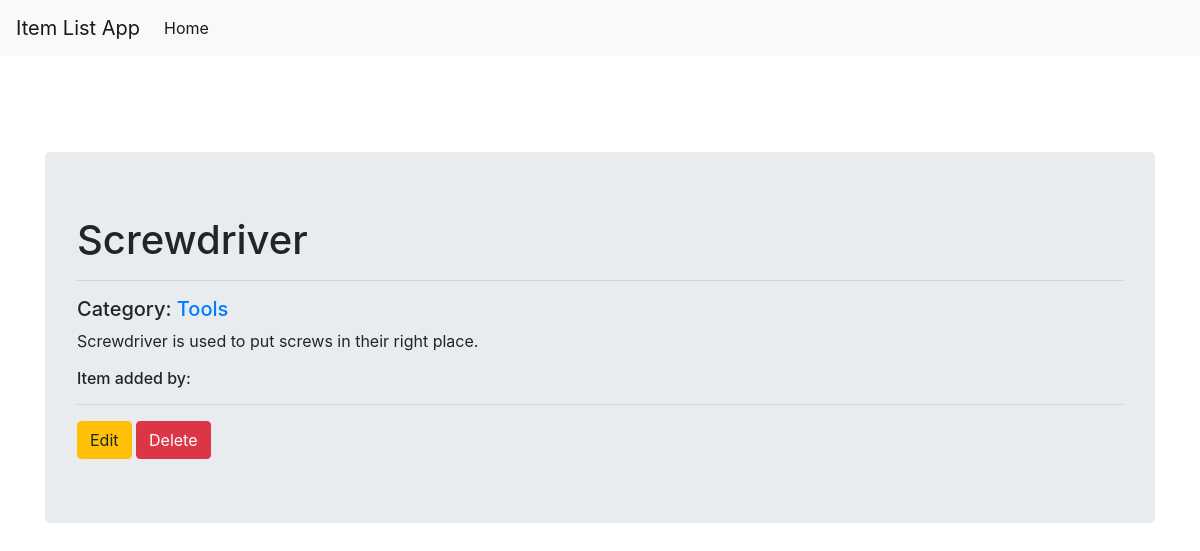
Screenshot of /category/1/item/2 with the database file from the repository.
### models.py (models this page shows)
class Item(Base):
    __tablename__ = 'item'
    id = Column(Integer,primary_key = True)
    item_name = Column(String(32), nullable = False)
    item_description = Column(String(300))
    category_id = Column(Integer, ForeignKey('category.id'))
    category = relationship('Category')
    user_id = Column(Integer, ForeignKey('user.id'))
    user = relationship('User')

class Category(Base):
    __tablename__ = 'category'
    id = Column(Integer, primary_key = True)
    category_name = Column(String(32),nullable = False)

### views.py (the view)
@app.route('/category/<int:category_id>/item/<int:item_id>')
def render_item_page(category_id,item_id):
    session = Session()
    category = session.query(Category).filter_by(id = category_id).first()
    item = session.query(Item).filter_by(id = item_id).one()
    return render_template('item_page.html', category = category, item= item)

### templates/item_page.html (shortened to what this page needs)
{% include "./extended/header.html" %}
<br>
<div class="container">
    <div class="jumbotron">
        <h1>{{item.item_name}}</h1>
        <hr>
        <h5><span>Category:  </span><a href= {{url_for('render_category_page', category_id = category.id)}}>{{item.category.category_name}}</a></h5>
        <p>{{item.item_description}}</p>
        <h6>Item added by: </h6>
        <hr>
            <a href="/" role='button' class="btn btn-secondary btn-warning">  Edit</a>
            <a href="/" role="button" class="btn btn-secondary btn-danger">  Delete</a>
    </div>
</div>
{% include "./extended/footer.html" %}

### rows the page displays
Item: item_name "Screwdriver", item_description "Screwdriver is used to put screws in their right place."
Category: category.category_name "Tools"
